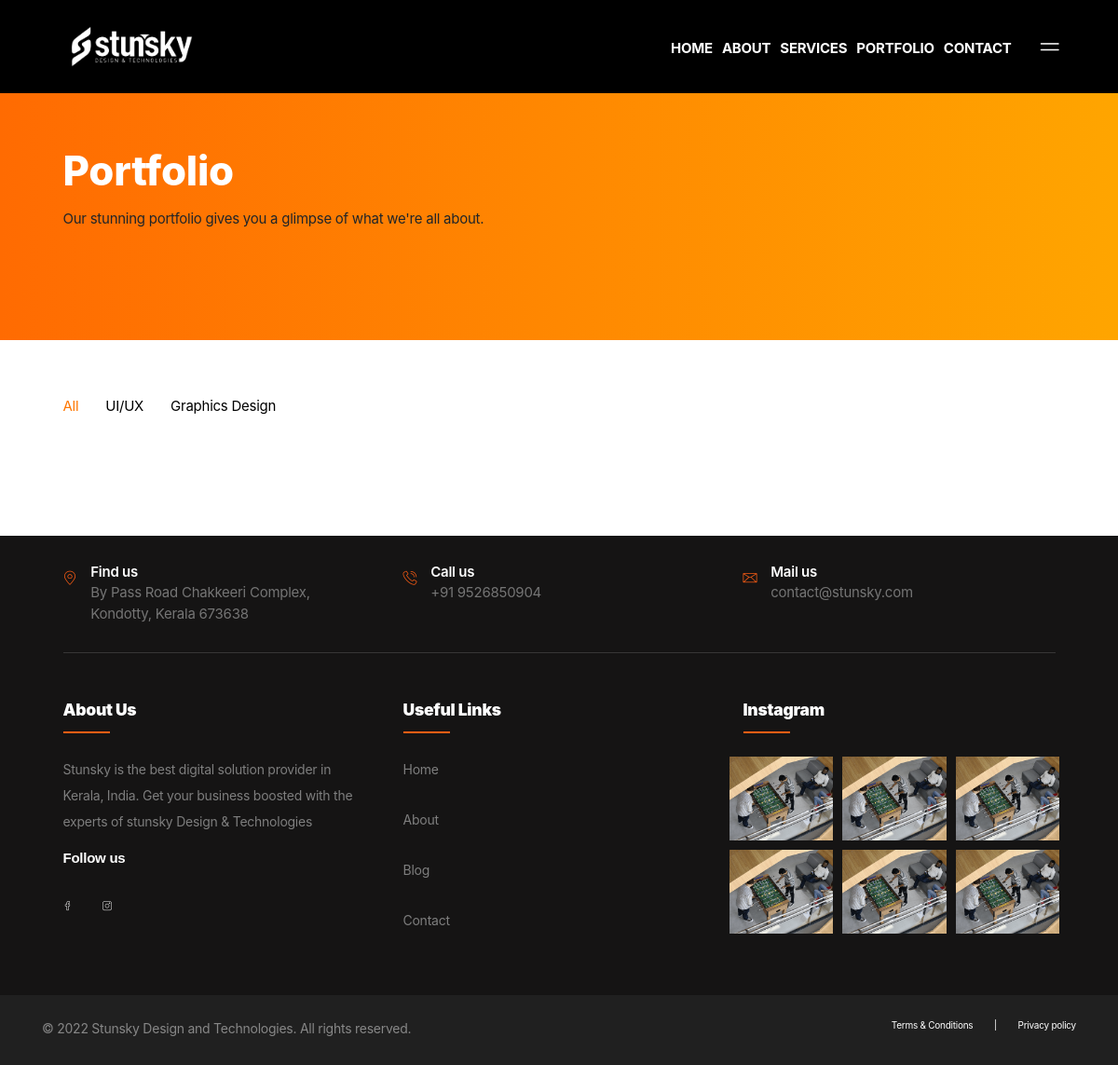
Page /portfolio on the earlier database version.
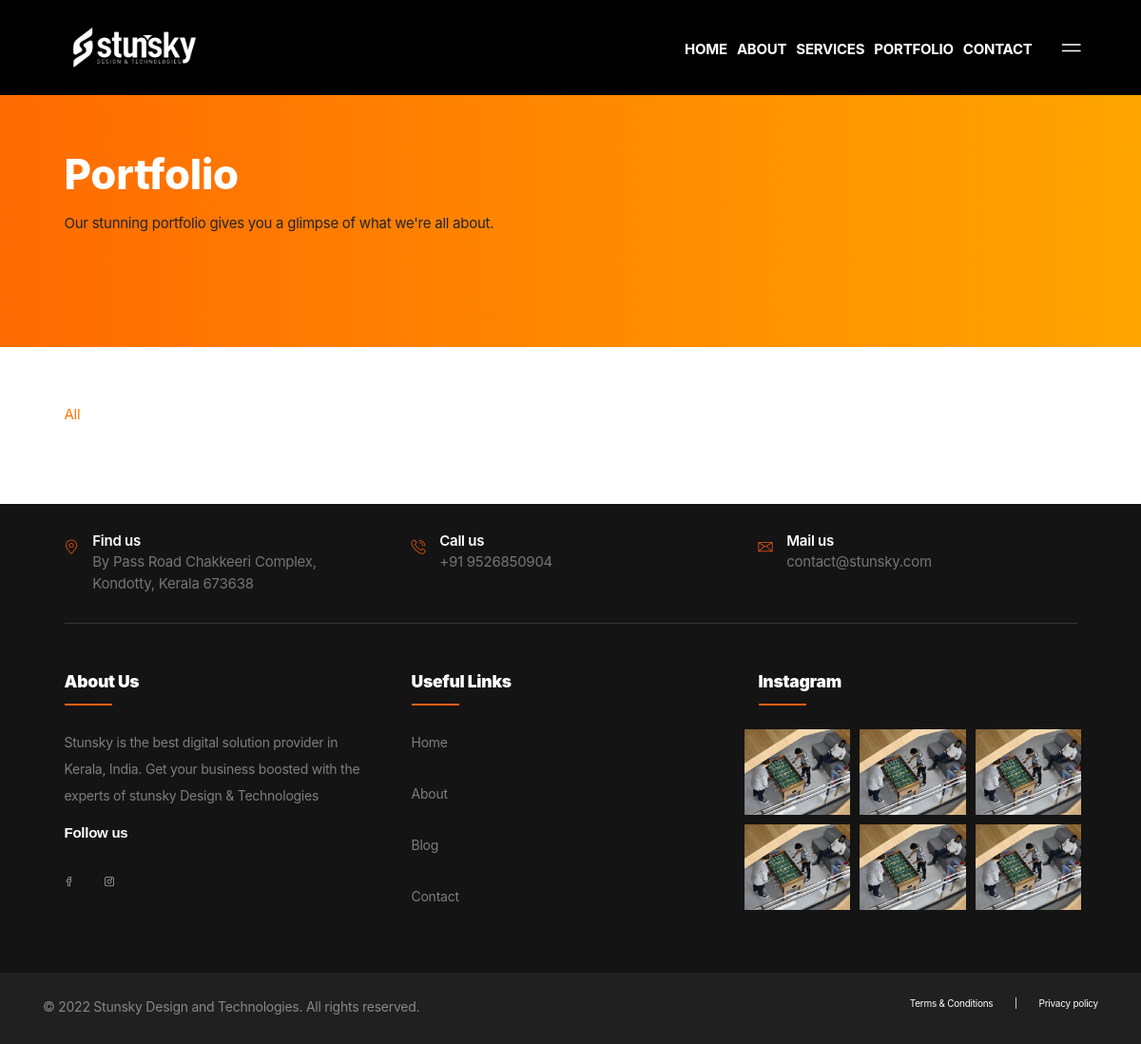
Same page on the later database version.
### web/models.py (models this page shows, shortened)
class Category(models.Model):
    title = models.CharField(max_length=200)
    is_active = models.BooleanField(default=True)
    class Meta:
        verbose_name_plural = "Categories"

### web/views.py (the view)
# urls.py: path("portfolio", views.portfolio, name="portfolio"),
def portfolio(request):
    category = Category.objects.filter(is_active=True)
    portfolio = Portfolio.objects.all()
    context = {"is_product": True, "category": category, "portfolio": portfolio}
    return render(request, "portfolio.html", context)

### templates/portfolio.html (shortened to what this page needs)
{% extends 'base.html' %}
{% load static %}
{% block content %}
<main class="ptf-main">
	<article class="ptf-page ptf-page--portfolio-grid">
		<section class="has-accent-1-background other">
			<div class="ptf-spacer" style=" --ptf-xxl: 16rem; --ptf-md: 12rem; --ptf-sm: 16rem;"></div>
			<div class="container-xxl">
				<div class="row">
					<div class="col-xl-10">
						<div class="ptf-animated-block" data-aos="fade" data-aos-delay="0">
							<h1 class="fz-70 fz-40--md fw-extrabold lh-1p1 has-white-color">Portfolio</h1>
							<div class="ptf-spacer" style=" --ptf-xxl:1rem;"></div>
							<p class="fz-18">Our stunning portfolio gives you a glimpse of what we're all about.</p>
						</div>
					</div>
				</div>
				<div class="ptf-spacer" style=" --ptf-xxl: 4.375rem; --ptf-sm: 3.375rem;"></div>
			</div>
		</section>
		<section>
			<div class="ptf-spacer" style=" --ptf-xxl: 5rem; --ptf-sm: 2rem;"></div>
			<div class="container-xxl">
				<div class="ptf-animated-block" data-aos="fade" data-aos-delay="0">
					<ul class="ptf-filters ptf-filters--style-1" id="ptf-filter-grid">
						<li class="filter-item filter-item-active" data-filter="*">All</li>
						{% for categories in category %}
						<li class="filter-item" data-filter=".{{categories.title|slugify}}">{{categories.title}}</li>
						{% endfor %}
					</ul>
				</div>
				<div class="ptf-spacer" style=" --ptf-xxl: 6.25rem; --ptf-md: 3.125rem;"></div>
				<div class="ptf-animated-block" data-aos="fade" data-aos-delay="0">
					<div class="ptf-isotope-grid" data-columns="3" data-layout="masonry" data-x-gap="30" data-y-gap="30"
						data-controls="#ptf-filter-grid">
						{% for portfolios in portfolio %}
						<div class="grid-item {{portfolios.category.title|slugify}}">
							<article class="ptf-work ptf-work--style-1 ptf-work--large-title">
								<div class=""><a class="ptf-work__link" href="{{portfolios.image.url}}"></a><img
								</div>
							</article>
						</div>
						{% endfor %}
					</div>
				</div>
			</div>
			<div class="ptf-spacer" style=" --ptf-xxl: 5rem; --ptf-md: 5rem; --ptf-sm: 2rem;"></div>
		</section>
	</article>
</main>
{% endblock %}

Differences in the rows shown:
removed Category: title "UI/UX"
removed Category: title "Graphics Design"
